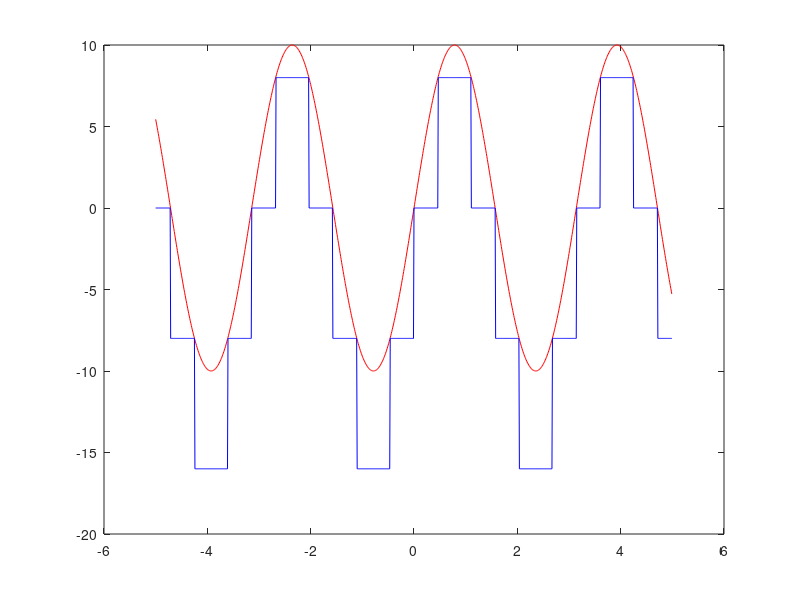

Write MATLAB code to recreate this figure.
1;


#Realizar una expansion.

function operacion_alfa(A, w, phi, t0, dt, tf, alfa, color = 'b')
	t = t0:dt:tf-dt;
	figure(1);
	plot(t, A*sin(w*t*alfa + phi), color)
	hold on;

endfunction


# alfa negativo 	=> inversion
# alfa > 1      	=> compresion
# 0 < alfa < 1      => expansion


clear plot;
#operacion_alfa(10, 2, 0, -5, 0.01, 5, 1);          #original
#operacion_alfa(10, 2, 0, -5, 0.01, 5, 5.3, 'r');   #compresion
#operacion_alfa(10, 2, 0, -5, 0.01, 5, 0.3, 'y');   #expansion
#operacion_alfa(10, 2, 0, -5, 0.01, 5, -1, 'm');   #inversion
#legend('Inversion', 'Expansion');
#grid off;


function traslacion(A, w, phi, t0, dt, tf, tita, color = 'b')
	t = t0:dt:tf-dt;
	figure(1);
	plot(t, A*sin(w*(t + tita) + phi), color)
	hold on;

endfunction
clear plot;
#traslacion(10, 2, 0, -5, 0.01, 5, 0); 
#traslacion(10, 2, 0, -5, 0.01, 5, 0.3, 'y');
#traslacion(10, 2, 0, -5, 0.01, 5, -0.6, 'r');
#legend('Original', 'Trasladada a Izq', 'Trasladada a Der') 

function rectificacion(A, w, phi, t0, dt, tf, color = 'b')
	t = t0:dt:tf-dt;
	#figure(1);
	plot(t, abs(A*sin(w*t + phi)), color)
	#hold on;

endfunction

#rectificacion(10, 2, 0, -5, 0.01, 5); 

#Definición de la funcion de Rectificacion
function y=ro(x, H, N) 
	if x < 0
		y = 0;
	elseif x < (N-1)*H 
		y = H*floor(x/H);
	else
		y = (N -1 ) * H;
	end
endfunction


function cuantizacion(A, w, phi, t0, dt, tf, H = 8, color = 'b')
	#Ferdi dijo: Mientras H se acerca a dt entonces la grafica cuantizada se aproxima igual a la discretizada. 
    clf;
	t = t0:dt:tf-dt;
	figure(1);
	plot(t, A*sin(w*t + phi) , 'r');
	hold on;
	plot(t, ro(A*sin(w*t + phi), H, length(t) ), color);
	#hold on;

endfunction

cuantizacion(10, 2, 0, -5, 0.01, 5);
